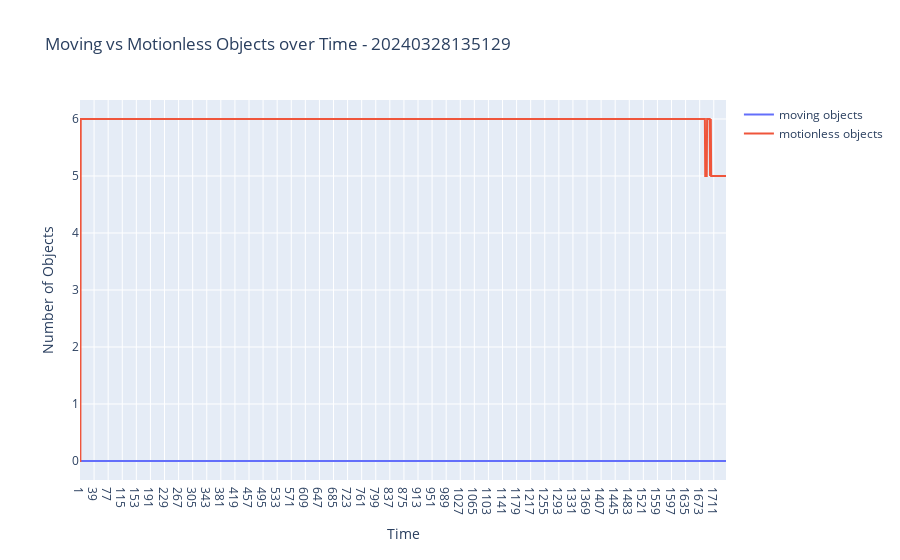
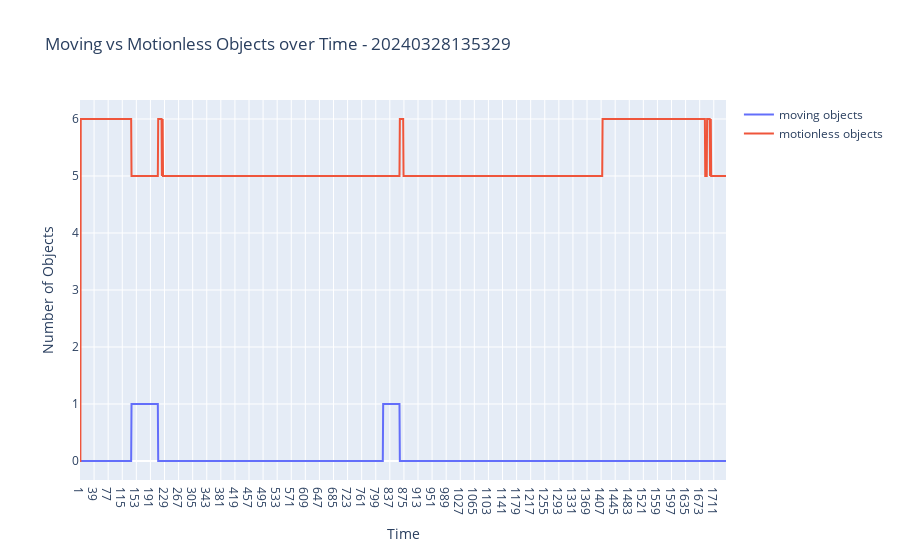
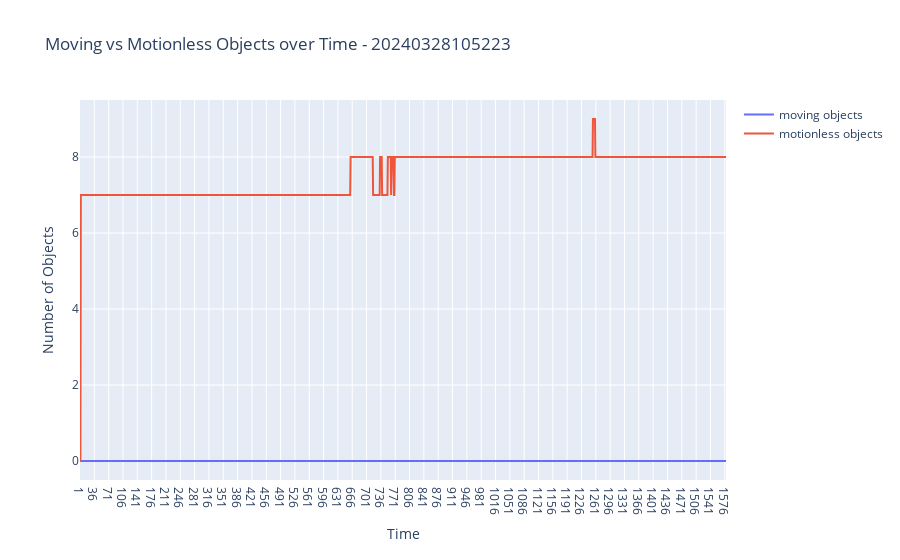
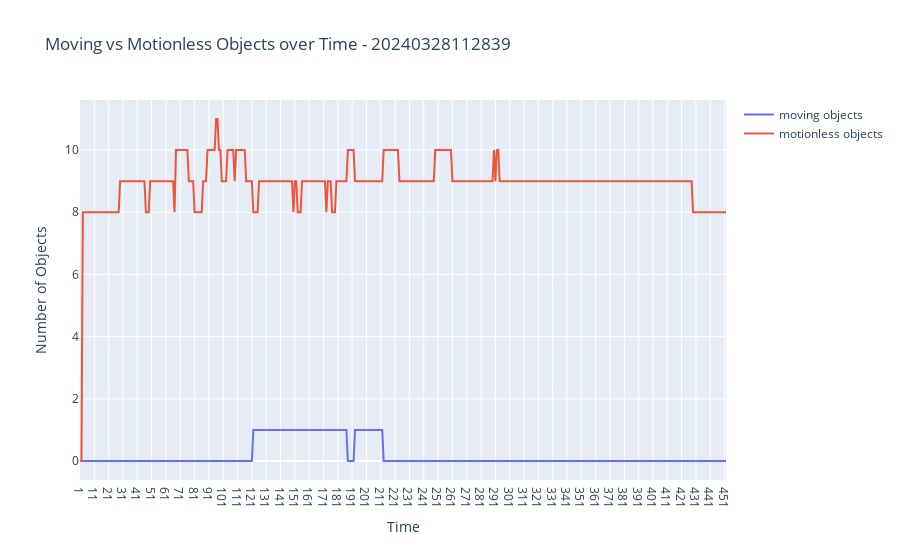

The code cell stored with these charts, in order, in its notebook:
### Code cell
moveless_object={}
for date_mouvment_detecte in tqdm(data_json_dict.keys()):
    data_json_dict[date_mouvment_detecte]=preprocess(data_json_dict[date_mouvment_detecte])
    fbf,nb = frame_by_frame(frame_json_dict[date_mouvment_detecte],data_json_dict[date_mouvment_detecte])
    moveless_object[date_mouvment_detecte]={"fbf":fbf,"nb":nb}

### Figure 1 — Plotly figure (JSON) as saved in the notebook; plotly's stock layout.template omitted (floating-point values rounded to 4 significant figures; data arrays with more than 128 entries replaced by an {"elided": "..."} marker saying what was removed)
{"data": [{"mode": "lines", "name": "moving objects", "type": "scatter", "x": {"elided": "1744 str values"}, "y": {"elided": "1744 int values"}}, {"mode": "lines", "name": "motionless objects", "type": "scatter", "x": {"elided": "1744 str values"}, "y": {"elided": "1744 int values"}}], "layout": {"title": {"text": "Moving vs Motionless Objects over Time - 20240328135129"}, "xaxis": {"title": {"text": "Time"}}, "yaxis": {"title": {"text": "Number of Objects"}}}}

### Figure 2 — Plotly figure (JSON) as saved in the notebook; plotly's stock layout.template omitted (floating-point values rounded to 4 significant figures; data arrays with more than 128 entries replaced by an {"elided": "..."} marker saying what was removed)
{"data": [{"mode": "lines", "name": "moving objects", "type": "scatter", "x": {"elided": "1744 str values"}, "y": {"elided": "1744 int values"}}, {"mode": "lines", "name": "motionless objects", "type": "scatter", "x": {"elided": "1744 str values"}, "y": {"elided": "1744 int values"}}], "layout": {"title": {"text": "Moving vs Motionless Objects over Time - 20240328135329"}, "xaxis": {"title": {"text": "Time"}}, "yaxis": {"title": {"text": "Number of Objects"}}}}

### Figure 3 — Plotly figure (JSON) as saved in the notebook; plotly's stock layout.template omitted (floating-point values rounded to 4 significant figures; data arrays with more than 128 entries replaced by an {"elided": "..."} marker saying what was removed)
{"data": [{"mode": "lines", "name": "moving objects", "type": "scatter", "x": {"elided": "1579 str values"}, "y": {"elided": "1579 int values"}}, {"mode": "lines", "name": "motionless objects", "type": "scatter", "x": {"elided": "1579 str values"}, "y": {"elided": "1579 int values"}}], "layout": {"title": {"text": "Moving vs Motionless Objects over Time - 20240328105223"}, "xaxis": {"title": {"text": "Time"}}, "yaxis": {"title": {"text": "Number of Objects"}}}}

### Figure 4 — Plotly figure (JSON) as saved in the notebook; plotly's stock layout.template omitted (floating-point values rounded to 4 significant figures; data arrays with more than 128 entries replaced by an {"elided": "..."} marker saying what was removed)
{"data": [{"mode": "lines", "name": "moving objects", "type": "scatter", "x": {"elided": "452 str values"}, "y": {"elided": "452 int values"}}, {"mode": "lines", "name": "motionless objects", "type": "scatter", "x": {"elided": "452 str values"}, "y": {"elided": "452 int values"}}], "layout": {"title": {"text": "Moving vs Motionless Objects over Time - 20240328112839"}, "xaxis": {"title": {"text": "Time"}}, "yaxis": {"title": {"text": "Number of Objects"}}}}
